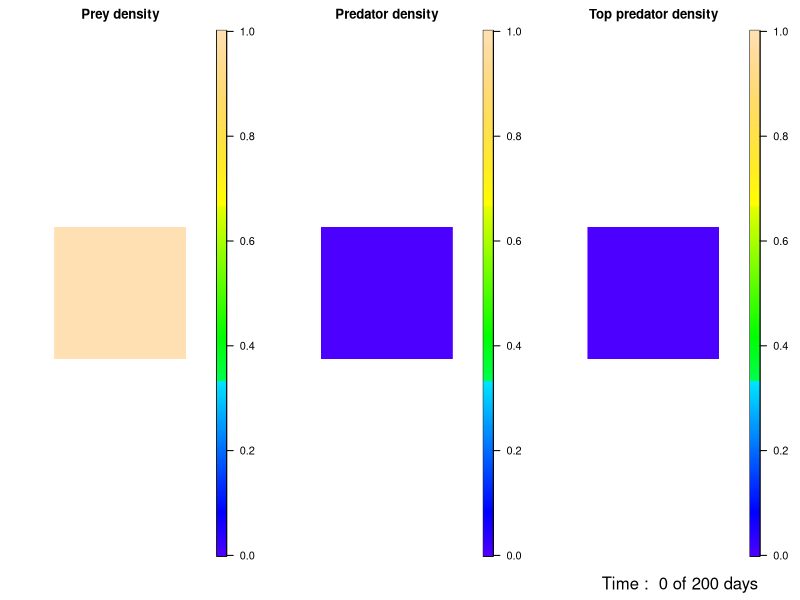
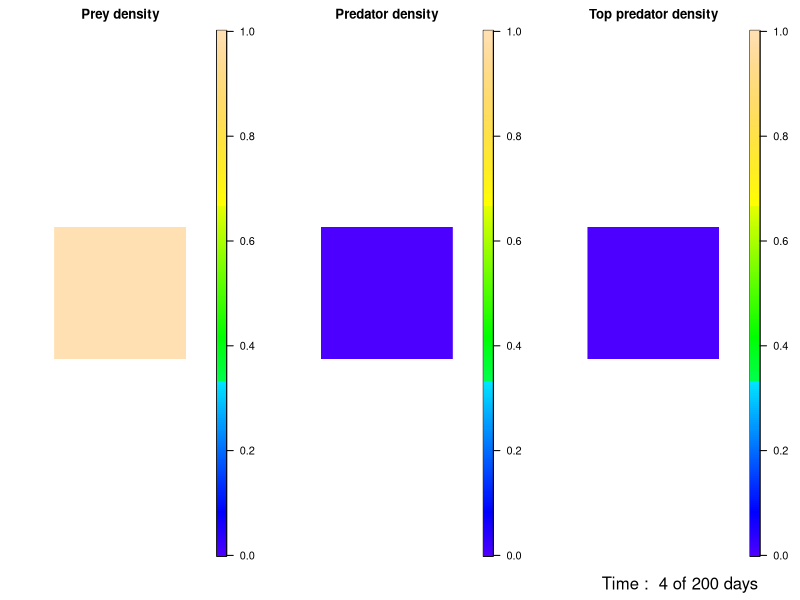
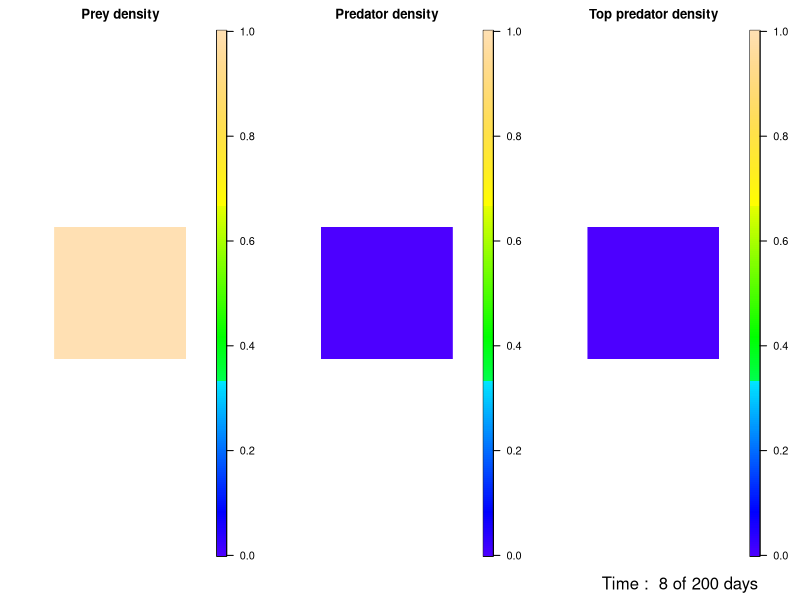
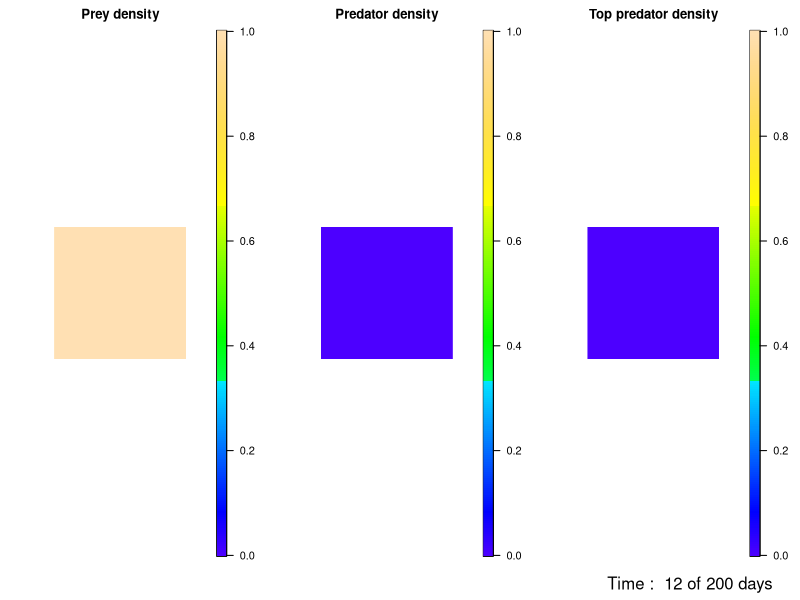
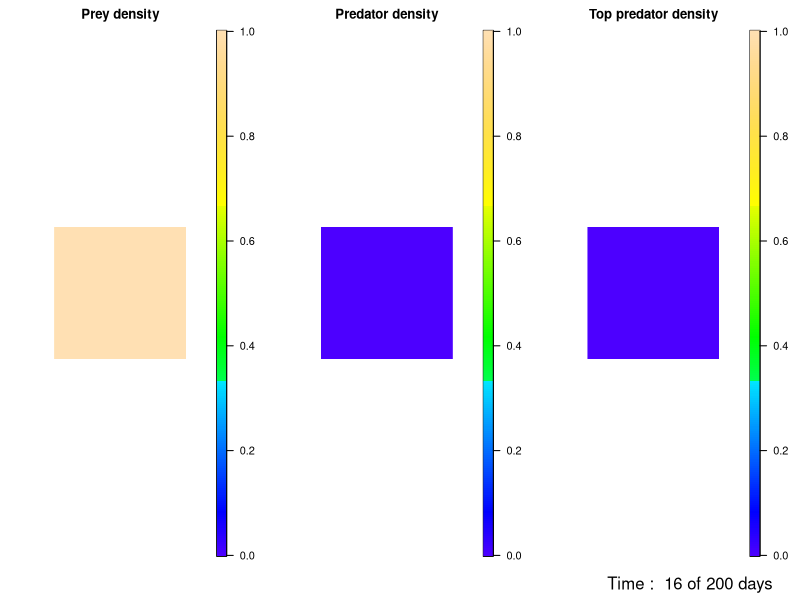
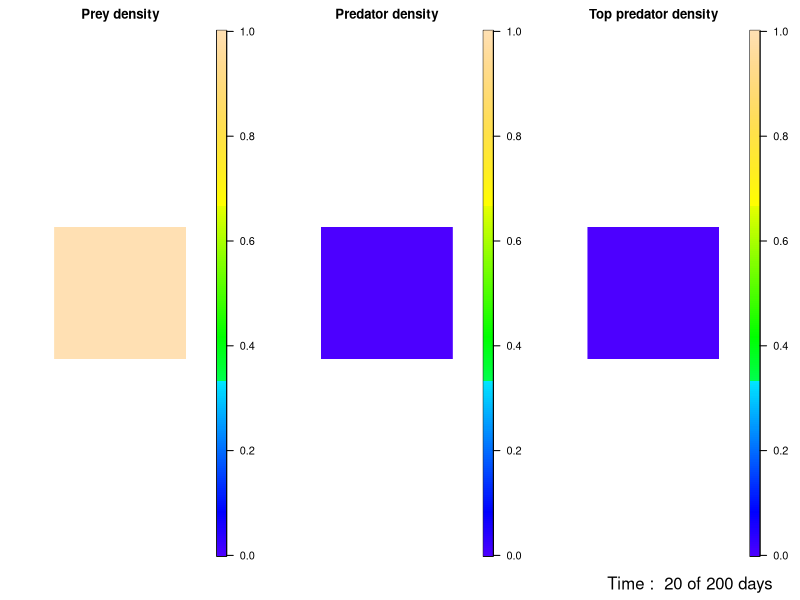
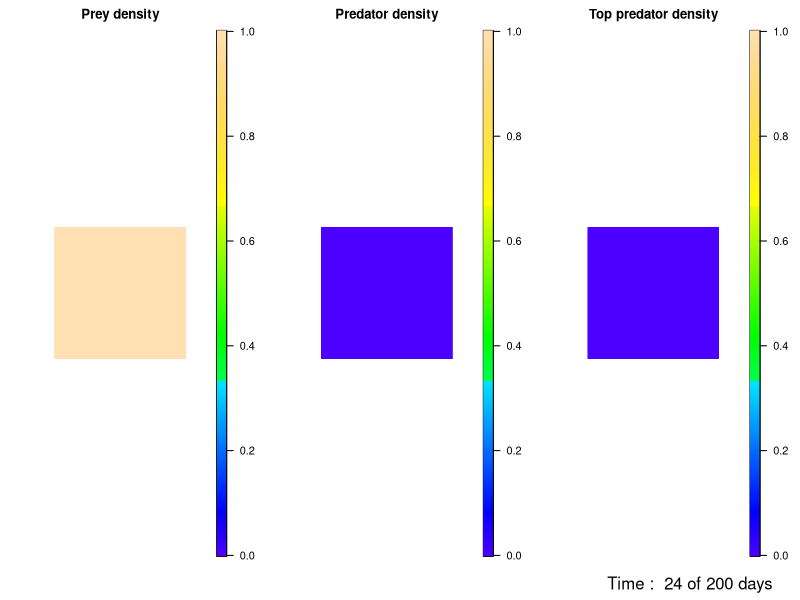
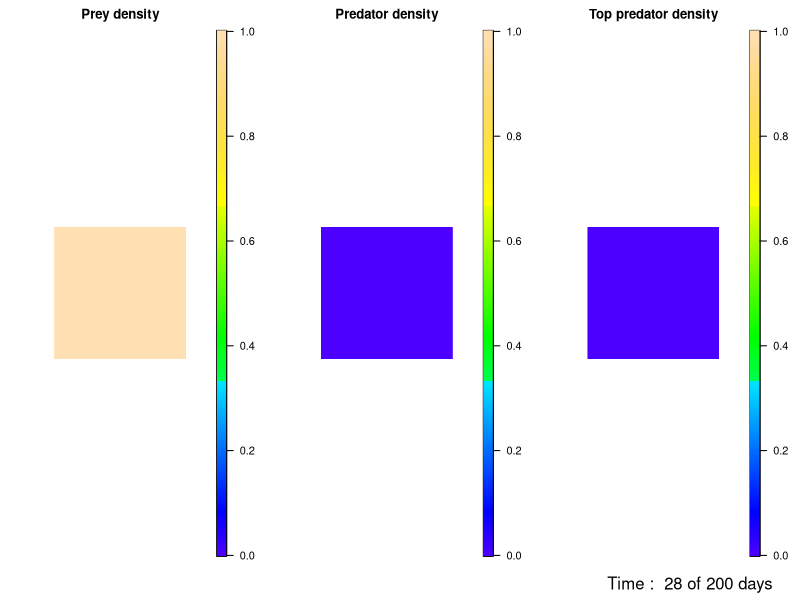

Write R code to recreate these figures, in order.
# Predator-prey spirals model, with euler integration
# Following Sherrat et al 2002 Proc. R. Soc. B 269, 327-334.

# First setup of the model
remove(list=ls()) # Remove all variables from memory

# Sherratt

require("fields") # An R package to load

# ----- Non-dimensional parameter values ---------------------------------
A = 3.5                # A non-dimensional parameter linked to predator growth
B = 1.2                # A non-dimensional parameter linked to predator growth
C = 4.9                # A non-dimensional parameter linked to consumption of prey 
D = 3.5                # A non-dimensional parameter linked to toppredator growth
E = 1.2                # A non-dimensional parameter linked to toppredator growth
F = 4.9                # A non-dimensional parameter linked to consumption of predator 
frac=0.01              # 0.01 - Fraction of area with predators 
frac_top=0.0001              # 0.01 - Fraction of area with toppredators 

# Simulation parameters
Length=10             # 512  - The length of the simulated landscape, in meters
m=10                  # 128  - # gridcellen
dT=0.2                 # 0.2  - timestep
EndTime=200           #      - Time at which the simulation ends
Numframes=50          #      - Number of frames displayed during the entire simulation

WinWidth=12            #      - Width of the simulation window 
WinHeight=5            #      - Height of the simulation window

# Initialisation: declaring variable and setting up initial values
Prey = Pred = TopPred = drPrey = drPred = drTopPred = NetPrey = NetPred = NetTopPred = matrix(nrow=m,ncol=m);

FXPrey = FXPred = FXTopPred = matrix(nrow=m,ncol=m+1,data=0)  	# flow in/out to X-direction
FYPrey = FYPred = FYTopPred = matrix(nrow=m+1,ncol=m,data=0)    # flow in/out to Y-direction

TimeRec = PreyRec = PredRec = TopPredRec = vector(length = Numframes)

# ------ Initial setup and calculation ----------------------------------
DeltaX=Length/m;
DeltaY=Length/m;
mp = m+1

# initial states
Prey[,]=1; 
Pred=matrix(nrow=m,ncol=m, data=(runif(m*m)<=frac)*0.05)
TopPred=matrix(nrow=m,ncol=m, data=(runif(m*m)<=frac_top)*0.0005)

Time  =  0        ; # Begin time 
ii    =  1e6      ; # Starting the plot counter with a high value
jj    =  0        ; # The counter needed for recording data during the run

#------- Setting up the figure ------------------------------------------

## Open a graphics window (Darwin stands for a Mac computer)
# if (Sys.info()["sysname"]=="Darwin"){
#   quartz(width=WinWidth, height=WinHeight, 
#          title="Predator-prey model")
# } else
#   windows(width = WinWidth, height = WinHeight,
#             title="Predator-prey model")

par(mfrow=c(1,3), mar=c(3, 4, 2, 6) + 0.1)

# ------------ The simulation loop ---------------------------------------
print(system.time(      # Prints the simulation time when finished
while (Time<=EndTime){  # Here the time loop starts 
  #print(Time)
  # Calculating local growth, consumption, assimilation and mortality
  drPrey = Prey*(1-Prey) - C/(1+C*Prey)*Prey*Pred;
  drPred = Pred/(A*B)*A*C*Prey/(1+C*Prey) - (1*Pred) + Pred*(1-Pred) - C/(1+C*Pred)*Pred*TopPred;
  drTopPred = TopPred/(A*B)*(A*C*Pred/(1+C*Pred)-1);     
	# 	drPrey = Prey*(1-Prey)-C/(1+C*Prey)*Prey*Pred ;
	#   drPred = Pred/(A*B)*(A*C*Prey/(1+C*Prey)-1);     

  # calculate the dispersal of the prey
  FXPrey[,-c(1,m+1)] = -  (Prey[,-1]-Prey[,-m]) / DeltaX;   
  FYPrey[-c(1,m+1),] = -  (Prey[-1,]-Prey[-m,]) / DeltaY;

  # calculate the dispersal of the predator
  FXPred[,-c(1,m+1)] = -  (Pred[,-1]-Pred[,-m]) / DeltaX;   
  FYPred[-c(1,m+1),] = -  (Pred[-1,]-Pred[-m,]) / DeltaY;

	  # calculate the dispersal of the top predator
  FXTopPred[,-c(1,m+1)] = -  (TopPred[,-1]-TopPred[,-m]) / DeltaX;   
  FYTopPred[-c(1,m+1),] = -  (TopPred[-1,]-TopPred[-m,]) / DeltaY;

  # calculate the net change at each location due to dispersal in and out
  NetPrey = (FXPrey[,-mp] - FXPrey[,-1])/DeltaX + (FYPrey[-mp,] - FYPrey[-1,])/DeltaY;
  NetPred = (FXPred[,-mp] - FXPred[,-1])/DeltaX + (FYPred[-mp,] - FYPred[-1,])/DeltaY;
  NetTopPred = (FXTopPred[,-mp] - FXTopPred[,-1])/DeltaX + (FYTopPred[-mp,] - FYTopPred[-1,])/DeltaY;
	
  # Summing up local processes and lateral flow to calculate new A and M
  Prey=Prey+(NetPrey+drPrey)*dT;
  Pred=Pred+(NetPred+drPred)*dT;
  TopPred=TopPred+(NetTopPred+drTopPred)*dT;
  
  # Graphic representation of the model every now and then
  if (ii>=EndTime/Numframes/dT)
  {
  	print("Time to plot!")
  	image.plot(Prey, zlim=c(0,1), xaxt="n", yaxt="n",
      col = topo.colors(255),asp=1, bty="n",
      legend.shrink = 0.99, legend.width = 2)  
       title("Prey density")  
 
       image.plot(Pred, zlim=c(0,1), xaxt="n", yaxt="n",
             col = topo.colors(255),asp=1, bty="n",
             legend.shrink = 0.99, legend.width = 2)
       title("Predator density")  

  	       image.plot(TopPred, zlim=c(0,1), xaxt="n", yaxt="n",
             col = topo.colors(255),asp=1, bty="n",
             legend.shrink = 0.99, legend.width = 2)
       title("Top predator density")  

       mtext(text=paste("Time : ",sprintf("%1.0f",Time),
                        "of" ,sprintf("%1.0f",EndTime), "days"), 
                        side=1, adj=-0.6, line=1.5, cex=1)

       # The following two lines prevent flickering of the screen
       dev.flush() # Force the model to update the graphs
       dev.hold()  # Put all updating on hold
       
       ii=0    # Resetting the plot counter 
       jj=jj+1 # Increasing the Recorder counter
       
       TimeRec[jj]=Time        # The time in days
       PreyRec[jj]=mean(Prey)  # Mean Prey biomass 
       PredRec[jj]=mean(Pred)  # Mean Pred biomass
       TopPredRec[jj]=mean(TopPred)  # Mean Pred biomass

      } 
      
  Time=Time+dT;  # Incrementing time by dT
  ii=ii+1

} ))

## Open a graphics window (Darwin stands for a Mac computer)
# if (Sys.info()["sysname"]=="Darwin"){
#   quartz(width=WinWidth, height=WinHeight, 
#          title="Predator-prey model")
# } else
#   windows(width = WinWidth, height = WinHeight,
#           title="Predator-prey model")
par(mfrow=c(1,1), mar=c(3, 4, 2, 6) + 0.1)
plot(TimeRec,PreyRec, col='blue', type="l", 
     xlab="Time", ylab="");
lines(TimeRec,PredRec, col="red")
lines(TimeRec,TopPredRec, col="green")
 
